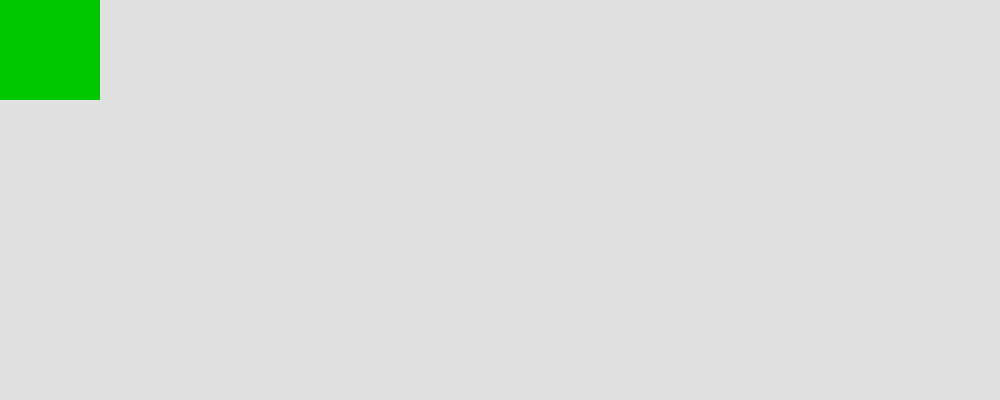
Frame 1 (no input)
Frame 60 (the mouse pressed at the canvas centre just before this capture): identical to frame 1, image omitted
Frame 120 (the mouse held since frame 60 and released just before this capture): identical to frame 1, image omitted

The Processing sketch that drew this single still picture (run headless with seeded random() and noise(); from frame 60 on, the mouse is pressed at the canvas centre):

// Processing sketch: list_recursive
// ── list_recursive.pde
List l;      //Ein Objekt der zu erstellenden Klasse ArrayQueue
DataItem currentItem;//Das aktuell entnommene Auto aus der Warteschlange

//Variablen für Tests
DataItem removeItem = null;
DataItem beforeItem = null;

String[] labels = {"DGF V ", "M V ", "LA X ", "DEG T ", "HH O ", "RO U ", "N E ", "PA I "};
String[] names = {"Selma", "Patty", "Lisa", "Homer", "Bart", "Moe", "Barney", "Marge", "Edna", "Monty"};
color[] colors = {#92a8d1, #034f84, #f7cac9, #f7786b, #deeaee, #b1cbbb, #eea29a, #c94c4c};

void setup() {
  size(1000, 400);
  background(225);

  l = new List(); //Ein Objekt der zu erstellenden Klasse ArrayQueue
}

void draw() {
  background(225);
  fill(0, 200, 0);
  noStroke();

  rectMode(CENTER);          //Die Mautstation wird als grünes Rechteck dargestellt
  rect(50, 50, 100, 100);

  if (currentItem != null) {  //Das entnommene Auto wird nur gerendert, wenn eines vorhanden ist
    currentItem.render(50, 50);
  }

  l.render();                //Rendern der ganzen Warteschlange -> muss implementiert werden
}

void keyPressed() {
  //Bisherige Funktionen
  if (key == 'd') {
    //Das erste Auto wird aus der Queue entnommen 
    //-> muss implementiert werden
    currentItem = l.removeFirst();
  }
  if (key == 'e') {
    //Ein neues Auto wird erzeugt und in die Liste eingefügt
    //-> muss implementiert werden
    l.insertLast(new Car(colors[(int)random(0, colors.length)], labels[(int)random(0, labels.length)] + (int)random(1, 50))); 
    //l.insertLast(new Person(names[(int)random(0, names.length)], (int)random(1900, 2020)));
  }

  //Testfälle
  //Fülle Liste
  if (key == '1') {
    l.insertLast(new Car(colors[(int)random(0, colors.length)], "Test 1"));
    l.insertLast(new Car(colors[(int)random(0, colors.length)], "Test 2"));

    beforeItem = new Car(colors[(int)random(0, colors.length)], "Test before");
    l.insertLast(beforeItem);

    removeItem = new Car(colors[(int)random(0, colors.length)], "Test remove");
    l.insertLast(removeItem);

    l.insertLast(new Car(colors[(int)random(0, colors.length)], "Test 5"));
  }
  if (key == '2') {
    currentItem = l.removeFirst();
  }
  if (key == '3') {
    currentItem = l.removeLast();
  }
  if (key == '4') {
    l.removeItem(removeItem);
  }
  if (key == '5') {
    l.insertFirst(new Car(colors[(int)random(0, colors.length)], "Insert F Test"));
  }
  if (key == '6') {
    l.insertLast(new Car(colors[(int)random(0, colors.length)], "Insert L Test"));
  }
  if (key == '7') {
    l.insertLast(new Car(colors[(int)random(0, colors.length)], "Insert L Test"));
  }
  if (key == '8') {
    println(beforeItem.toString());
    l.insertAt(new Car(colors[(int)random(0, colors.length)], "Insert B Test"), beforeItem);
  }
  //Textausgabe der Warteschlange
  //toString erzeugt eine Textdarstellung der Queue
  //-> muss implementiert werden
  print(/*l.getLength() + ": " +*/ l.toString());
}

// ── Car.pde
class Car implements DataItem {

  color col;       //Farbe des Autos
  String label;    //"Nummernschild"

  /**
   Konstruktor
   Für die Farbe wird ein Hexadezimalwert verwendet, z. B. #FF00FF
   */
  Car(color colorNew, String labelNew) {
    this.col = colorNew;
    this.label = labelNew;
  }

  /**
   Zeichnen des Autos
   Um die Ausgabe flexibler zu machen, lässt sich die Position 
   über Parameter festlegen und ist nicht in Attributen gespeichert.
   */
  void render(float x, float y) {
    fill(col);
    rectMode(CENTER);
    rect(x, y, 80, 25);
    rect(x, y - 20, 40, 15);
    fill(#000000);
    ellipse(x - 20, y + 10, 15, 15);
    ellipse(x + 20, y + 10, 15, 15);

    fill(0);
    textAlign(CENTER);
    text(label, x, y);
  }

  /**
   Erzeugt eine Textrepräsentation des Autos.
   In diesem Fall wird nur das Label verwendet.
   */
  String toString() {
    return label;
  }
}

// ── DataItem.pde
interface DataItem {
  String toString();
  void render(float x, float y);
}

// ── Ending.pde
class Ending extends ListItem {
  Ending() {}
  
  DataItem getData() {return null;}
  
  ListItem getFollower() {return this;}
  
  void setFollower(ListItem i) {}
  
  void insertAt(DataItem d, DataItem before) {print("The before is not there");}
    
  ListItem removeItem(DataItem d) {return this;}
  
  DataItem getLastItem(DataItem d) {return d;}
  
  int getLength() {return 0;}
  
  void renderData(float x, float y) {}
  
  String toString() {return " | END ";}
}

// ── List.pde
class List {
  ListItem first;

  List() {
    first = new Ending();
  }

  void insertAt(DataItem d, DataItem before) {
    first.insertAt(d, before);
  }

  void insertFirst(DataItem d) {
    Node temp = new Node(d);
    temp.setFollower(first);
    first = temp;
  }

  void insertLast(DataItem d) {
    DataItem last = first.getLastItem(null);
    if(last == null) insertFirst(d);
    else first.insertAt(d, last);
  }  

  void removeItem(DataItem data) {
    first = first.removeItem(data);
  }

  DataItem removeFirst() {
    DataItem temp = null;
    temp = first.getData();
    first = first.getFollower();
    return temp;
  }

  DataItem removeLast() {
    DataItem last = first.getLastItem(null);
    if(first != null && last != null)
      if(last.toString().equals(first.getData().toString())) {
        removeFirst();
        return last;  
      }
    first.removeItem(last);
    return last;
  }  

  int getLength() {
    return first.getLength();
  }

  void render() {
      first.renderData(200, 50);
  }

  String toString() {
      return first.toString() + "\n";
  }
}

// ── ListItem.pde
abstract class ListItem {
  abstract DataItem getData();
  abstract ListItem getFollower();
  abstract void setFollower(ListItem i);
  abstract void insertAt(DataItem d, DataItem before);
  abstract ListItem removeItem(DataItem d);
  abstract DataItem getLastItem(DataItem d);
  abstract int getLength();
  
  abstract void renderData(float x, float y);
  abstract String toString();
}

// ── Node.pde
class Node extends ListItem{
  ListItem follower;
  DataItem data;

  Node(DataItem data) {
    this.data = data;
    follower = null;
  }

  DataItem getData() {
    return data;
  }

  ListItem getFollower() {
    return follower;
  }

  void setFollower(ListItem i) {
    follower = i;
  }

  void insertAt(DataItem data, DataItem before) {
    if (this.data.equals(before)) {
      Node temp = new Node(data);
      temp.setFollower(follower);
      follower = temp;
      return;
    }
    follower.insertAt(data, before);
  }

  ListItem removeItem(DataItem data) {
    if (this.data.toString().equals(data.toString())) {
      return follower;
    } else {
      follower = follower.removeItem(data);
      return this;
    }
  }

  DataItem getLastItem(DataItem data) {
      return follower.getLastItem(this.data);
  }

  int getLength() {
      return follower.getLength() + 1;
  }

  void renderData(float x, float y) {
      data.render(x, y);
      follower.renderData(x + 100, y);
  }

  String toString() {
      return data.toString() + " > " + follower.toString();
  }
}

// ── Person.pde
class Person implements DataItem {

  String name;       //Farbe des Autos
  int yearOfBirth;    //"Nummernschild"

  Person(String name, int yearOfBirth) {
    this.name = name;       
    this.yearOfBirth = yearOfBirth;
  }

  void render(float x, float y) {
    fill(255, 255, 0);
    ellipse(x, y, 60, 60);

    fill(0);
    ellipse(x-10, y-5, 9, 9);
    ellipse(x+10, y-5, 9, 9);

    arc(x, y+10, 20, 20, 0, PI);

    fill(0);
    textAlign(CENTER);
    text(toString(), x+5, y+40);
  }

  String toString() {
    return name + " - " + yearOfBirth;
  }
}
